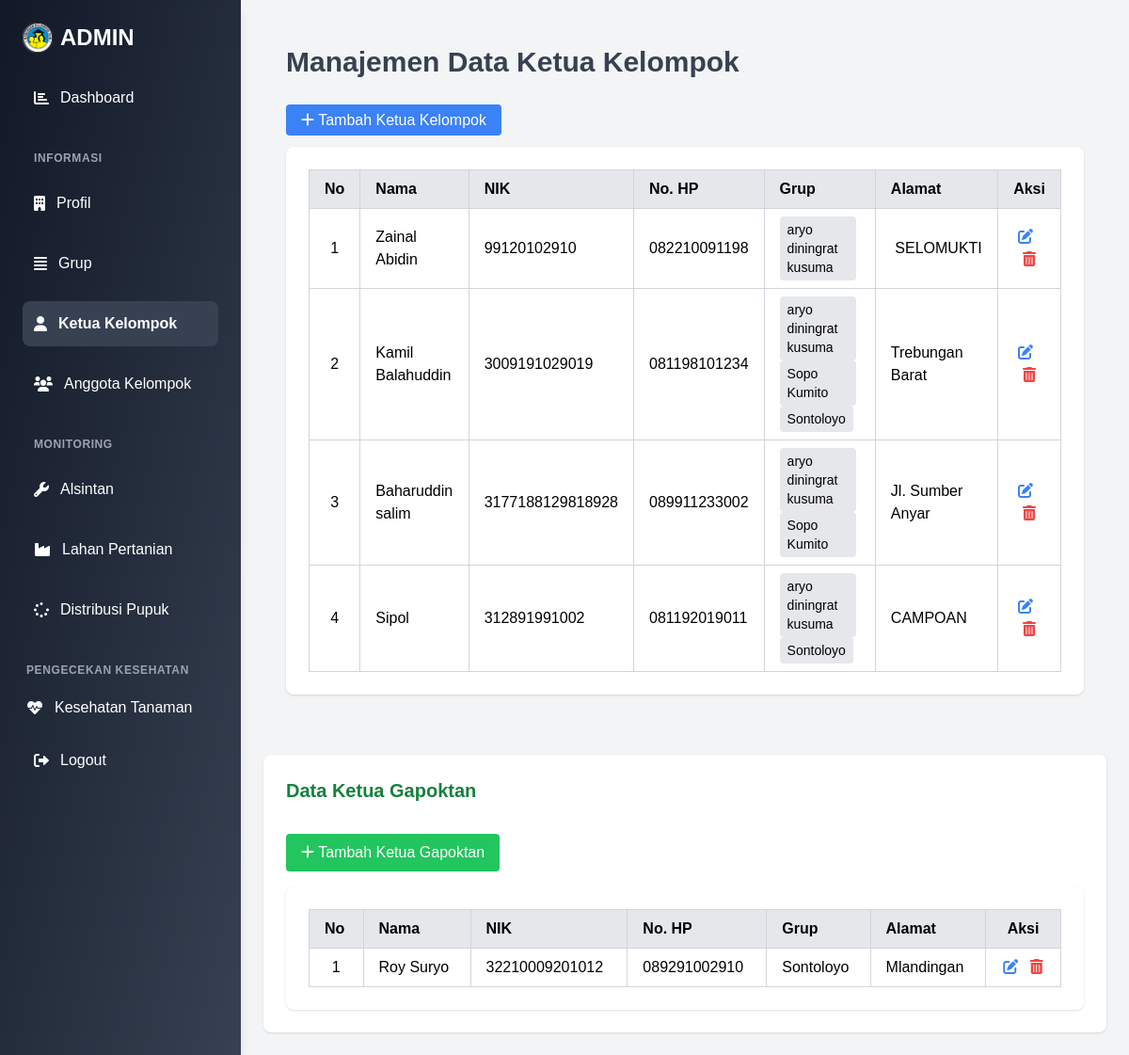
The page /administrator/ketua/ on the database its author committed.
### administrator/models.py (models this page shows, shortened)
class KetuaKelompok(models.Model):
    grup = models.ManyToManyField(Grup, related_name='ketua')
    nama = models.CharField(max_length=100)
    nik = models.CharField(max_length=100, default="0000000000000000")
    no_hp = models.CharField(max_length=15)
    alamat = RichTextField(blank=True, null=True)
    slug = models.SlugField(max_length=200,null=True,blank=True, unique=True)
    class Meta:
        verbose_name_plural ="Data Ketua Kelompok"

class Grup(models.Model):
    nama = models.CharField(max_length=100, unique=True)
    aktif = models.BooleanField(default=True)
    slug = models.SlugField(max_length=200, null=True,blank=True, unique=True)
    class Meta:
        verbose_name_plural ="Data Grup"

class KetuaGapoktan(models.Model):
    grup = models.ForeignKey(Grup, on_delete=models.CASCADE, related_name='ketua_gapoktan')
    nama = models.CharField(max_length=100)
    nik = models.CharField(max_length=100, default="0000000000000000")
    no_hp = models.CharField(max_length=15)
    alamat = RichTextField(blank=True, null=True)
    slug = models.SlugField(max_length=200,null=True,blank=True, unique=True)
    class Meta:
        verbose_name_plural = "Ketua Gapoktan"

### administrator/views.py (the view)
# urls.py: path('ketua/', views.ketuaadmin, name='ketuaadmin'),
def ketuaadmin(request):
    ketua =  KetuaKelompok.objects.all()
    ketua_gapoktan_list = KetuaGapoktan.objects.all()
    context = {
            "judul": "Data KetuaKelompok",
            "menu":"ketua",
            "ketua_list":ketua,
            "ketua_gapoktan_list": ketua_gapoktan_list,
        }
    return render(request, 'ketuaadmin.html', context)

### administrator/templates/ketuaadmin.html (shortened to what this page needs)
{% extends "baseadmin.html" %}
{% load static %}
{% block content %}
<div class="overflow-x-auto flex-1 p-6 transition-all duration-200 ease-in-out">
    <header class="mb-8">
        <h1 class="text-3xl font-bold text-gray-700">Manajemen Data Ketua Kelompok</h1>
    </header>
    <a href="{% url 'formketuaadmin' %}" class="bg-blue-500 text-white px-4 py-2 rounded hover:bg-blue-600">
        <i class="fas fa-plus"></i> Tambah Ketua Kelompok
    </a>
    <div class="overflow-x-auto bg-white shadow rounded-lg p-6 mt-4">
        <table class="table-auto w-full border-collapse border border-gray-300">
            <thead>
                <tr class="bg-gray-200 text-left">
                    <th class="px-4 py-2 border border-gray-300">No</th>
                    <th class="px-4 py-2 border border-gray-300">Nama</th>
                    <th class="px-4 py-2 border border-gray-300">NIK</th>
                    <th class="px-4 py-2 border border-gray-300">No. HP</th>
                    <th class="px-4 py-2 border border-gray-300">Grup</th>
                    <th class="px-4 py-2 border border-gray-300">Alamat</th>
                    <th class="px-4 py-2 border border-gray-300 text-center">Aksi</th>
                </tr>
            </thead>
            <tbody>
                {% for ketua in ketua_list %}
                <tr class="hover:bg-gray-100">
                    <td class="px-4 py-2 border border-gray-300 text-center">{{ forloop.counter }}</td>
                    <td class="px-4 py-2 border border-gray-300">{{ ketua.nama }}</td>
                    <td class="px-4 py-2 border border-gray-300">{{ ketua.nik }}</td>
                    <td class="px-4 py-2 border border-gray-300">{{ ketua.no_hp }}</td>
                    <td class="px-4 py-2 border border-gray-300">
                        {% for grup in ketua.grup.all %}
                            <span class="inline-block bg-gray-200 px-2 py-1 rounded text-sm mr-1">{{ grup.nama }}</span>
                        {% empty %}
                            <span class="text-red-500 italic">Belum terhubung grup</span>
                        {% endfor %}
                    </td>
                    <td class="px-4 py-2 border border-gray-300">{{ ketua.alamat|safe }}</td>
                    <td class="px-4 py-2 border border-gray-300 text-center">
                        <a href="{% url 'editketuaadmin' ketua.id %}" class="text-blue-500 hover:text-blue-700 mr-2">
                            <i class="fas fa-edit"></i>
                        </a>
                        <form action="{% url 'deleteketuaadmin' ketua.id %}" method="post" class="inline">
                            <button type="submit" onclick="return confirm('Yakin ingin menghapus data ini?')" class="text-red-500 hover:text-red-700">
                                <i class="fas fa-trash-alt"></i>
                            </button>
                        </form>
                    </td>
                </tr>
                {% empty %}
                <tr>
                    <td colspan="7" class="text-center px-4 py-2 border text-gray-500 italic">Belum ada data ketua kelompok.</td>
                </tr>
                {% endfor %}
            </tbody>
        </table>
    </div>
</div>
 <div class="overflow-x-auto bg-white shadow rounded-lg p-6 mt-10">
    <h2 class="text-xl font-semibold mb-4 text-green-700">Data Ketua Gapoktan</h2>
    <a href="{% url 'formketuagapoktanadmin' %}" class="bg-green-500 text-white px-4 py-2 rounded hover:bg-green-600 mt-4 inline-block">
        <i class="fas fa-plus"></i> Tambah Ketua Gapoktan
    </a>
    <div class="overflow-x-auto bg-white shadow rounded-lg p-6 mt-4">
        <table class="table-auto w-full border-collapse border border-gray-300">
            <thead>
                <tr class="bg-gray-200 text-left">
                    <th class="px-4 py-2 border border-gray-300">No</th>
                    <th class="px-4 py-2 border border-gray-300">Nama</th>
                    <th class="px-4 py-2 border border-gray-300">NIK</th>
                    <th class="px-4 py-2 border border-gray-300">No. HP</th>
                    <th class="px-4 py-2 border border-gray-300">Grup</th>
                    <th class="px-4 py-2 border border-gray-300">Alamat</th>
                    <th class="px-4 py-2 border border-gray-300 text-center">Aksi</th>
                </tr>
            </thead>
            <tbody>
                {% for gapoktan in ketua_gapoktan_list %}
                <tr class="hover:bg-gray-100">
                    <td class="px-4 py-2 border border-gray-300 text-center">{{ forloop.counter }}</td>
                    <td class="px-4 py-2 border border-gray-300">{{ gapoktan.nama }}</td>
                    <td class="px-4 py-2 border border-gray-300">{{ gapoktan.nik }}</td>
                    <td class="px-4 py-2 border border-gray-300">{{ gapoktan.no_hp }}</td>
                    <td class="px-4 py-2 border border-gray-300">
                        {{ gapoktan.grup.nama }}
                    </td>
                    <td class="px-4 py-2 border border-gray-300">{{ gapoktan.alamat|safe }}</td>
                    <td class="px-4 py-2 border border-gray-300 text-center">
                        <a href="{% url 'editketuagapoktanadmin' gapoktan.id %}" class="text-blue-500 hover:text-blue-700 mr-2">
                            <i class="fas fa-edit"></i>
                        </a>
                        <form action="{% url 'deleteketuagapoktanadmin' gapoktan.id %}" method="post" class="inline">
                            <button type="submit" onclick="return confirm('Yakin ingin menghapus data ini?')" class="text-red-500 hover:text-red-700">
                                <i class="fas fa-trash-alt"></i>
                            </button>
                        </form>
                    </td>
                </tr>
                {% empty %}
                <tr>
                    <td colspan="7" class="text-center px-4 py-2 border border-gray-300 text-gray-500 italic">Belum ada data ketua gapoktan.</td>
                </tr>
                {% endfor %}
            </tbody>
        </table>
    </div>
</div>
{% endblock content %}

### rows shown on the page
KetuaKelompok: nama "Zainal Abidin", nik "99120102910", no_hp "082210091198", alamat "SELOMUKTI"
Grup: nama "aryo diningrat kusuma"
KetuaKelompok: nama "Kamil Balahuddin", nik "3009191029019", no_hp "081198101234", alamat "Trebungan Barat"
Grup: nama "Sopo Kumito"
Grup: nama "Sontoloyo"
KetuaKelompok: nama "Baharuddin salim", nik "3177188129818928", no_hp "089911233002", alamat "Jl. Sumber Anyar"
KetuaKelompok: nama "Sipol", nik "312891991002", no_hp "081192019011", alamat "CAMPOAN"
KetuaGapoktan: nama "Roy Suryo", nik "32210009201012", no_hp "089291002910", grup.nama "Sontoloyo", alamat "Mlandingan"
